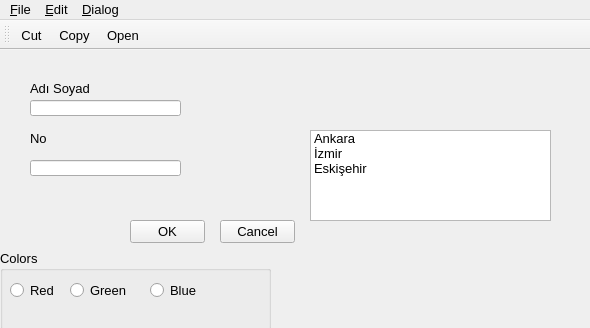
<?xml version="1.0" encoding="UTF-8"?>
<ui version="4.0">
 <class>MainWindow</class>
 <widget class="QMainWindow" name="MainWindow">
  <property name="geometry">
   <rect>
    <x>0</x>
    <y>0</y>
    <width>590</width>
    <height>328</height>
   </rect>
  </property>
  <property name="font">
   <font>
    <pointsize>10</pointsize>
   </font>
  </property>
  <property name="windowTitle">
   <string>MainWindow</string>
  </property>
  <widget class="QWidget" name="centralwidget">
   <widget class="QLabel" name="label_Ad">
    <property name="geometry">
     <rect>
      <x>30</x>
      <y>30</y>
      <width>61</width>
      <height>16</height>
     </rect>
    </property>
    <property name="text">
     <string>Adı Soyadı</string>
    </property>
   </widget>
   <widget class="QLineEdit" name="lineEditName">
    <property name="geometry">
     <rect>
      <x>30</x>
      <y>50</y>
      <width>151</width>
      <height>16</height>
     </rect>
    </property>
   </widget>
   <widget class="QLabel" name="label_no">
    <property name="geometry">
     <rect>
      <x>30</x>
      <y>80</y>
      <width>61</width>
      <height>16</height>
     </rect>
    </property>
    <property name="text">
     <string>No</string>
    </property>
   </widget>
   <widget class="QLineEdit" name="lineEditNo">
    <property name="geometry">
     <rect>
      <x>30</x>
      <y>110</y>
      <width>151</width>
      <height>16</height>
     </rect>
    </property>
   </widget>
   <widget class="QPushButton" name="pushButtonOk">
    <property name="geometry">
     <rect>
      <x>130</x>
      <y>170</y>
      <width>75</width>
      <height>23</height>
     </rect>
    </property>
    <property name="text">
     <string>OK</string>
    </property>
   </widget>
   <widget class="QPushButton" name="pushButtonCancel">
    <property name="geometry">
     <rect>
      <x>220</x>
      <y>170</y>
      <width>75</width>
      <height>23</height>
     </rect>
    </property>
    <property name="text">
     <string>Cancel</string>
    </property>
   </widget>
   <widget class="QLabel" name="label_image">
    <property name="geometry">
     <rect>
      <x>240</x>
      <y>20</y>
      <width>341</width>
      <height>51</height>
     </rect>
    </property>
    <property name="text">
     <string/>
    </property>
    <property name="pixmap">
     <pixmap>../../arka_plan.jpg</pixmap>
    </property>
   </widget>
   <widget class="QListWidget" name="listWidgetCities">
    <property name="geometry">
     <rect>
      <x>310</x>
      <y>80</y>
      <width>241</width>
      <height>91</height>
     </rect>
    </property>
    <item>
     <property name="text">
      <string>Ankara</string>
     </property>
    </item>
    <item>
     <property name="text">
      <string>İzmir</string>
     </property>
    </item>
    <item>
     <property name="text">
      <string>Eskişehir</string>
     </property>
    </item>
   </widget>
   <widget class="QGroupBox" name="groupBox">
    <property name="geometry">
     <rect>
      <x>0</x>
      <y>200</y>
      <width>271</width>
      <height>80</height>
     </rect>
    </property>
    <property name="title">
     <string>Colors</string>
    </property>
    <widget class="QRadioButton" name="radioButton">
     <property name="geometry">
      <rect>
       <x>10</x>
       <y>30</y>
       <width>81</width>
       <height>21</height>
      </rect>
     </property>
     <property name="text">
      <string>Red</string>
     </property>
    </widget>
    <widget class="QRadioButton" name="radioButton_2">
     <property name="geometry">
      <rect>
       <x>70</x>
       <y>30</y>
       <width>81</width>
       <height>21</height>
      </rect>
     </property>
     <property name="text">
      <string>Green</string>
     </property>
    </widget>
    <widget class="QRadioButton" name="radioButton_3">
     <property name="geometry">
      <rect>
       <x>150</x>
       <y>30</y>
       <width>81</width>
       <height>21</height>
      </rect>
     </property>
     <property name="text">
      <string>Blue</string>
     </property>
    </widget>
   </widget>
  </widget>
  <widget class="QMenuBar" name="menubar">
   <property name="geometry">
    <rect>
     <x>0</x>
     <y>0</y>
     <width>590</width>
     <height>23</height>
    </rect>
   </property>
   <widget class="QMenu" name="menu_File">
    <property name="title">
     <string>&amp;File</string>
    </property>
    <addaction name="actionOpen"/>
    <addaction name="action_save"/>
   </widget>
   <widget class="QMenu" name="menu_Edit">
    <property name="title">
     <string>&amp;Edit</string>
    </property>
    <addaction name="action_Cut"/>
    <addaction name="action_Copy"/>
   </widget>
   <widget class="QMenu" name="menu_Dialog">
    <property name="title">
     <string>&amp;Dialog</string>
    </property>
    <addaction name="action_Fruits"/>
   </widget>
   <addaction name="menu_File"/>
   <addaction name="menu_Edit"/>
   <addaction name="menu_Dialog"/>
  </widget>
  <widget class="QToolBar" name="toolBar">
   <property name="windowTitle">
    <string>toolBar</string>
   </property>
   <attribute name="toolBarArea">
    <enum>TopToolBarArea</enum>
   </attribute>
   <attribute name="toolBarBreak">
    <bool>false</bool>
   </attribute>
   <addaction name="action_Cut"/>
   <addaction name="action_Copy"/>
   <addaction name="actionOpen"/>
  </widget>
  <action name="action_Cut">
   <property name="icon">
    <iconset>
     <normaloff>../Icons/Cut.png</normaloff>../Icons/Cut.png</iconset>
   </property>
   <property name="text">
    <string>&amp;Cut</string>
   </property>
   <property name="shortcut">
    <string>Ctrl+X</string>
   </property>
  </action>
  <action name="action_Copy">
   <property name="icon">
    <iconset>
     <normaloff>../Icons/Grape.png</normaloff>../Icons/Grape.png</iconset>
   </property>
   <property name="text">
    <string>&amp;Copy</string>
   </property>
  </action>
  <action name="actionOpen">
   <property name="icon">
    <iconset>
     <normaloff>../Icons/Open.png</normaloff>../Icons/Open.png</iconset>
   </property>
   <property name="text">
    <string>&amp;Open</string>
   </property>
  </action>
  <action name="action_save">
   <property name="text">
    <string>&amp;save</string>
   </property>
  </action>
  <action name="action_Fruits">
   <property name="text">
    <string>&amp;Fruits</string>
   </property>
  </action>
 </widget>
 <resources/>
 <connections/>
</ui>
